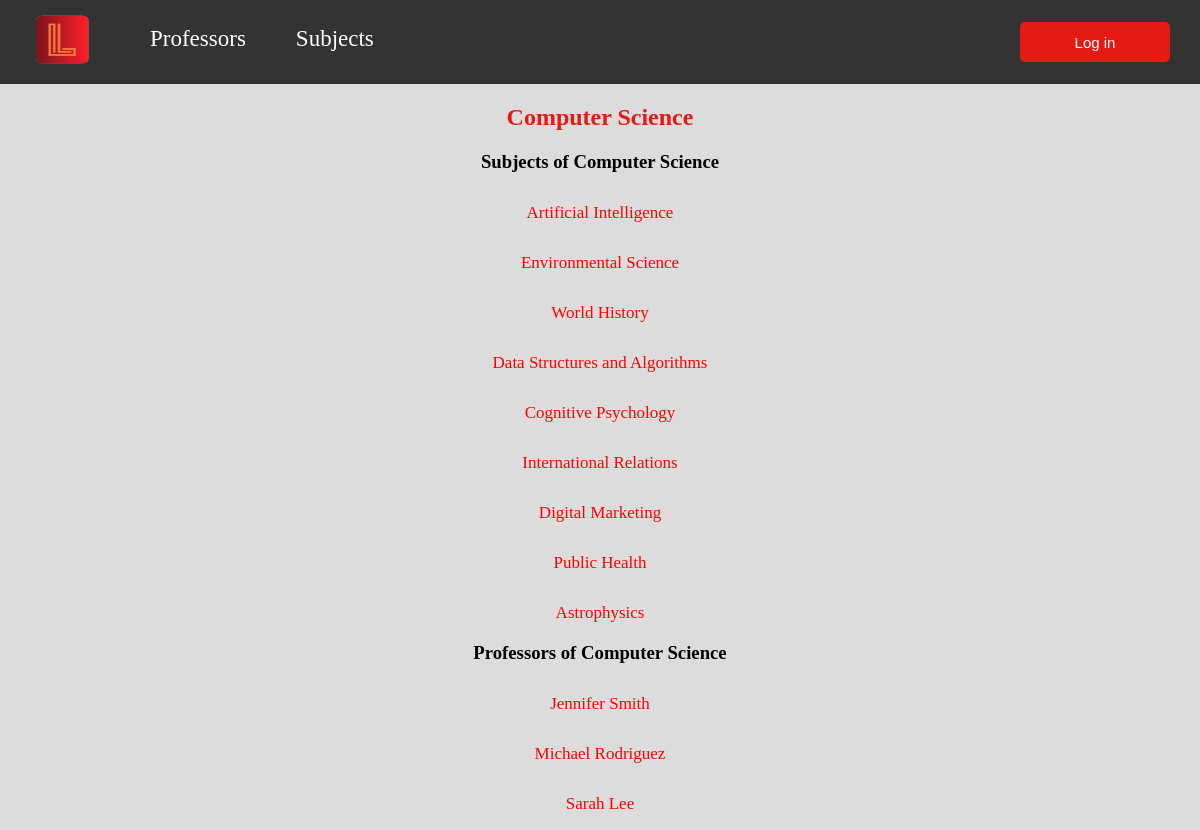
The app's page /faculty/1/ with its own data.
### mainapp/models/faculty.py (models this page shows, shortened)
class Faculty(models.Model):
    subjects = models.ManyToManyField(
        to="mainapp.Subject",
        related_name='faculty',
        verbose_name=_("Subjects"))
    name = models.CharField(max_length=100, verbose_name=_("Name"))
    class Meta:
        verbose_name = _("Faculty")
        verbose_name_plural = _("Faculties")

### mainapp/models/subject.py (models this page shows, shortened)
class Subject(models.Model):
    lecturers = models.ManyToManyField(
        to="mainapp.Lecturer",
        related_name="subjects",
        verbose_name=_("Lecturers"),
        blank=True, null=True)
    title = models.CharField(max_length=100, verbose_name=_("Title"))
    short_description = models.TextField(verbose_name=_("Short Description"))
    syllabus = models.FileField(upload_to='syllabus', verbose_name=_("Syllabus"))
    class Meta:
        verbose_name = _("Subject")
        verbose_name_plural = _("Subjects")

### mainapp/models/lecturer.py (models this page shows, shortened)
class Lecturer(models.Model):
    faculties = models.ManyToManyField(
        to="mainapp.Faculty",
        related_name='lecturers',
        verbose_name=_('Faculties'))
    name = models.CharField(max_length=100, verbose_name=_('First Name'))
    surname = models.CharField(max_length=100, verbose_name=_('Last Name'))
    email = models.EmailField(verbose_name=_('Email'), unique=True)
    class Meta:
        verbose_name = _('Lecturer')
        verbose_name_plural = _('Lecturers')

### mainapp/views/faculty.py (the view)
# urls.py: path('faculty/<int:faculty_id>/', get_faculty, name='faculty'),
def get_faculty(request, faculty_id):
    faculty = get_object_or_404(Faculty, pk=faculty_id)
    subjects = faculty.subjects.all()
    lecturers = faculty.lecturers.all()
    return render(request, 'mainapp/faculty_detail.html',
                  {'faculty': faculty, 'subjects': subjects, 'lecturers': lecturers})

### mainapp/templates/mainapp/faculty_detail.html (shortened to what this page needs)
<!DOCTYPE html>
<html lang="en">
<head>
    {% load static %}
    <link rel="stylesheet" type="text/css" href="{% static 'mainapp/css/detail_pages.css' %}">
</head>
<body>
    {% include 'includes/header.html' %}
    <h2>{{ faculty.name }}</h2>
    <h3>Subjects of {{ faculty.name }}</h3>
    <ul>
        {% for subject in subjects %}
            <li><a href="/subject/{{ subject.id }}">{{ subject.title }}</a></li>
        {% endfor %}
    </ul>
    <h3>Professors of {{ faculty.name }}</h3>
    <ul>
        {% for lecturer in lecturers %}
            <li><a href="/lecturer/{{ lecturer.id }}">{{ lecturer.name }} {{ lecturer.surname }}</a></li>
        {% endfor %}
    </ul>
</body>
</html>

### static/mainapp/css/detail_pages.css (style rules this page uses)
body { background-color: rgb(220, 220, 220); margin: 0; padding: 0; text-align: center; }
ul { list-style-type: none; padding: 0; }
h2 { color: #e41a13; }
li { font-size: 17px; margin-top: 30px; }
a { all:unset; cursor: pointer; color: red; }

### static/mainapp/css/header.css (style rules this page uses)
body { margin: 0; padding: 0; }

### records on screen
Faculty: name "Computer Science"
Subject: title "Artificial Intelligence"
Subject: title "Environmental Science"
Subject: title "World History"
Subject: title "Data Structures and Algorithms"
Subject: title "Cognitive Psychology"
Subject: title "International Relations"
Subject: title "Digital Marketing"
Subject: title "Public Health"
Subject: title "Astrophysics"
Lecturer: name "Jennifer", surname "Smith"
Lecturer: name "Michael", surname "Rodriguez"
Lecturer: name "Sarah", surname "Lee"
